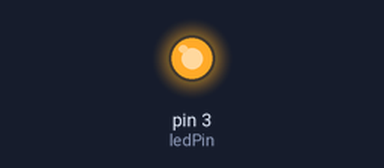
Recording of a sketch running on a simulated Arduino Uno, built with avr-gcc and run on an emulated ATmega328P. Shown: output pins drawn as LEDs (lit = HIGH).

Above: at 2.5 s.
At 6.5 s:
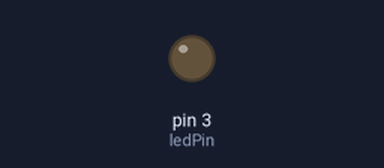
Timing chart, 0 to 23.4 s (numbered marks = the images above):
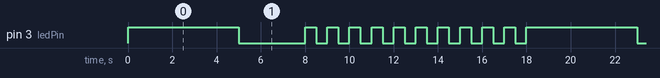

Measured:
- by itself, pin 3 (ledPin): repeats every 18.0 s: LOW 3.0 s, 10 × (HIGH 0.50 s, LOW 0.50 s), HIGH 5.0 s
- by itself, everything shown: repeats every 18.0 s, in 22 steps

The sketch:

engr_lab2.ino.ino
```cpp
//set the pin for the led
#define ledPin 3
void setup() {
  //declare that the led pin is an output
  pinMode(ledPin, OUTPUT);

}

void loop() {
  //turn it on
  digitalWrite(ledPin, HIGH);
  //wait 5 seconds
  delay(5000);
  //turn it off
  digitalWrite(ledPin, LOW);
  //wait 3 seconds
  delay(3000);
  //a function to repeat 5 times, turning the led on and off 10 times, once per second
  int i = 0;
  while(i <= 9) {
    digitalWrite(ledPin, HIGH);
    delay(500);
    digitalWrite(ledPin, LOW);
    delay(500);
    i++;
  }
}
```
